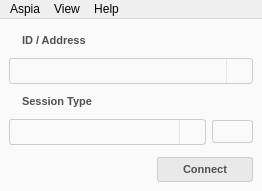
<?xml version="1.0" encoding="UTF-8"?>
<ui version="4.0">
 <class>ClientWindow</class>
 <widget class="QMainWindow" name="ClientWindow">
  <property name="geometry">
   <rect>
    <x>0</x>
    <y>0</y>
    <width>262</width>
    <height>191</height>
   </rect>
  </property>
  <property name="windowTitle">
   <string>Aspia Client</string>
  </property>
  <widget class="QWidget" name="centralwidget">
   <property name="styleSheet">
    <string notr="true">QWidget#centralwidget { background-color:#FAFAFA; }</string>
   </property>
   <layout class="QVBoxLayout" name="verticalLayout">
    <item>
     <layout class="QHBoxLayout" name="horizontalLayout_2">
      <item>
       <widget class="QLabel" name="label_id_icon">
        <property name="sizePolicy">
         <sizepolicy hsizetype="Fixed" vsizetype="Fixed">
          <horstretch>0</horstretch>
          <verstretch>0</verstretch>
         </sizepolicy>
        </property>
        <property name="text">
         <string/>
        </property>
        <property name="pixmap">
         <pixmap resource="../resources/client.qrc">:/img/computer.png</pixmap>
        </property>
       </widget>
      </item>
      <item>
       <widget class="QLabel" name="label_address">
        <property name="styleSheet">
         <string notr="true">QLabel {
font: bold 11px;
color:#505050;
}</string>
        </property>
        <property name="text">
         <string>ID / Address</string>
        </property>
       </widget>
      </item>
     </layout>
    </item>
    <item>
     <widget class="QComboBox" name="combo_address">
      <property name="styleSheet">
       <string notr="true">QComboBox {
border: 1px solid #CDCDCD;
border-radius: 3px;
background: #FAFAFA;
color: #505050;
padding: 4px;
}
QComboBox::drop-down {
subcontrol-origin: padding;
subcontrol-position: top right;
border-left-width: 1px;
border-left-color: #E1E8EE;
border-left-style: solid;
border-top-right-radius: 3px;
border-bottom-right-radius: 3px;
width: 25px;
}
QComboBox::drop-down::hover {
background: #E9E9E9;
}
QComboBox::drop-down::pressed {
background: #CDCDCD;
}
QComboBox::down-arrow {
image: url(:/img/arrow-down.png);
background-repeat: no-repeat;
background-position: center center;
width: 10px;
height: 10px;
}</string>
      </property>
      <property name="editable">
       <bool>true</bool>
      </property>
     </widget>
    </item>
    <item>
     <layout class="QHBoxLayout" name="horizontalLayout_3">
      <item>
       <widget class="QLabel" name="label_session_type_icon">
        <property name="sizePolicy">
         <sizepolicy hsizetype="Fixed" vsizetype="Fixed">
          <horstretch>0</horstretch>
          <verstretch>0</verstretch>
         </sizepolicy>
        </property>
        <property name="text">
         <string/>
        </property>
        <property name="pixmap">
         <pixmap resource="../resources/client.qrc">:/img/gear.png</pixmap>
        </property>
       </widget>
      </item>
      <item>
       <widget class="QLabel" name="label_session_type">
        <property name="styleSheet">
         <string notr="true">QLabel {
font: bold 11px;
color:#505050;
}</string>
        </property>
        <property name="text">
         <string>Session Type</string>
        </property>
       </widget>
      </item>
     </layout>
    </item>
    <item>
     <layout class="QHBoxLayout" name="horizontalLayout_4">
      <item>
       <widget class="QComboBox" name="combo_session_type">
        <property name="sizePolicy">
         <sizepolicy hsizetype="Preferred" vsizetype="Fixed">
          <horstretch>0</horstretch>
          <verstretch>0</verstretch>
         </sizepolicy>
        </property>
        <property name="styleSheet">
         <string notr="true">QComboBox {
border: 1px solid #CDCDCD;
border-radius: 3px;
background: #FAFAFA;
color: #505050;
padding: 4px;
}
QComboBox::drop-down {
subcontrol-origin: padding;
subcontrol-position: top right;
border-left-width: 1px;
border-left-color: #E1E8EE;
border-left-style: solid;
border-top-right-radius: 3px;
border-bottom-right-radius: 3px;
width: 25px;
}
QComboBox::drop-down::hover {
background: #E9E9E9;
}
QComboBox::drop-down::pressed {
background: #CDCDCD;
}
QComboBox::down-arrow {
image: url(:/img/arrow-down.png);
background-repeat: no-repeat;
background-position: center center;
width: 10px;
height: 10px;
}</string>
        </property>
       </widget>
      </item>
      <item>
       <widget class="QPushButton" name="button_session_config">
        <property name="sizePolicy">
         <sizepolicy hsizetype="Fixed" vsizetype="Fixed">
          <horstretch>0</horstretch>
          <verstretch>0</verstretch>
         </sizepolicy>
        </property>
        <property name="styleSheet">
         <string notr="true">QPushButton {
color: #505050;
font: bold 11px;
background-color: #FAFAFA;
border: 1px solid #CDCDCD;
border-radius: 3px;
padding: 4px;
}
QPushButton:hover {
background: #EBEBEB;
border: 1px solid #AAAAAA;
border-radius: 2px;
}
QPushButton:pressed {
background: #D7D7D7;
border: 1px solid #AAAAAA;
border-radius: 2px;
}</string>
        </property>
        <property name="text">
         <string/>
        </property>
        <property name="icon">
         <iconset resource="../resources/client.qrc">
          <normaloff>:/img/gear-pencil.png</normaloff>:/img/gear-pencil.png</iconset>
        </property>
       </widget>
      </item>
     </layout>
    </item>
    <item>
     <layout class="QHBoxLayout" name="horizontalLayout">
      <property name="leftMargin">
       <number>0</number>
      </property>
      <property name="topMargin">
       <number>6</number>
      </property>
      <property name="rightMargin">
       <number>0</number>
      </property>
      <item>
       <spacer name="horizontalSpacer">
        <property name="orientation">
         <enum>Qt::Horizontal</enum>
        </property>
        <property name="sizeHint" stdset="0">
         <size>
          <width>40</width>
          <height>20</height>
         </size>
        </property>
       </spacer>
      </item>
      <item>
       <widget class="QPushButton" name="button_connect">
        <property name="styleSheet">
         <string notr="true">QPushButton {
color: #505050;
font: bold 11px;
background-color: #E9E9E9;
border: 1px solid #CDCDCD;
border-radius: 3px;
padding: 5px 25px 5px 25px;
}
QPushButton:hover {
background: #EBEBEB;
border: 1px solid #AAAAAA;
border-radius: 2px;
}
QPushButton:pressed {
background: #D7D7D7;
border: 1px solid #AAAAAA;
border-radius: 2px;
}</string>
        </property>
        <property name="text">
         <string>Connect</string>
        </property>
        <property name="autoDefault">
         <bool>true</bool>
        </property>
        <property name="default">
         <bool>true</bool>
        </property>
       </widget>
      </item>
     </layout>
    </item>
   </layout>
  </widget>
  <widget class="QMenuBar" name="menubar">
   <property name="geometry">
    <rect>
     <x>0</x>
     <y>0</y>
     <width>262</width>
     <height>21</height>
    </rect>
   </property>
   <widget class="QMenu" name="menu_aspia">
    <property name="title">
     <string notr="true">Aspia</string>
    </property>
    <addaction name="action_settings"/>
    <addaction name="separator"/>
    <addaction name="action_exit"/>
   </widget>
   <widget class="QMenu" name="menu_help">
    <property name="title">
     <string>Help</string>
    </property>
    <addaction name="action_help"/>
    <addaction name="separator"/>
    <addaction name="action_check_for_updates"/>
    <addaction name="action_update_settings"/>
    <addaction name="separator"/>
    <addaction name="action_about"/>
   </widget>
   <widget class="QMenu" name="menuView">
    <property name="title">
     <string>View</string>
    </property>
    <widget class="QMenu" name="menu_language">
     <property name="title">
      <string>Language</string>
     </property>
     <property name="icon">
      <iconset resource="../resources/client.qrc">
       <normaloff>:/img/locale.png</normaloff>:/img/locale.png</iconset>
     </property>
    </widget>
    <addaction name="menu_language"/>
    <addaction name="separator"/>
    <addaction name="action_show_icons_in_menus"/>
   </widget>
   <addaction name="menu_aspia"/>
   <addaction name="menuView"/>
   <addaction name="menu_help"/>
  </widget>
  <action name="action_help">
   <property name="icon">
    <iconset resource="../resources/client.qrc">
     <normaloff>:/img/lifebuoy.png</normaloff>:/img/lifebuoy.png</iconset>
   </property>
   <property name="text">
    <string>Online Help...</string>
   </property>
  </action>
  <action name="action_about">
   <property name="icon">
    <iconset resource="../resources/client.qrc">
     <normaloff>:/img/about.png</normaloff>:/img/about.png</iconset>
   </property>
   <property name="text">
    <string>About</string>
   </property>
  </action>
  <action name="action_settings">
   <property name="icon">
    <iconset resource="../resources/client.qrc">
     <normaloff>:/img/settings.png</normaloff>:/img/settings.png</iconset>
   </property>
   <property name="text">
    <string>Settings...</string>
   </property>
  </action>
  <action name="action_exit">
   <property name="icon">
    <iconset resource="../resources/client.qrc">
     <normaloff>:/img/exit.png</normaloff>:/img/exit.png</iconset>
   </property>
   <property name="text">
    <string>Exit</string>
   </property>
  </action>
  <action name="action_show_icons_in_menus">
   <property name="checkable">
    <bool>true</bool>
   </property>
   <property name="text">
    <string>Show icons in menus</string>
   </property>
  </action>
  <action name="action_check_for_updates">
   <property name="text">
    <string>Check for updates...</string>
   </property>
  </action>
  <action name="action_update_settings">
   <property name="text">
    <string>Update Settings</string>
   </property>
  </action>
 </widget>
 <resources>
  <include location="../resources/client.qrc"/>
 </resources>
 <connections/>
</ui>
